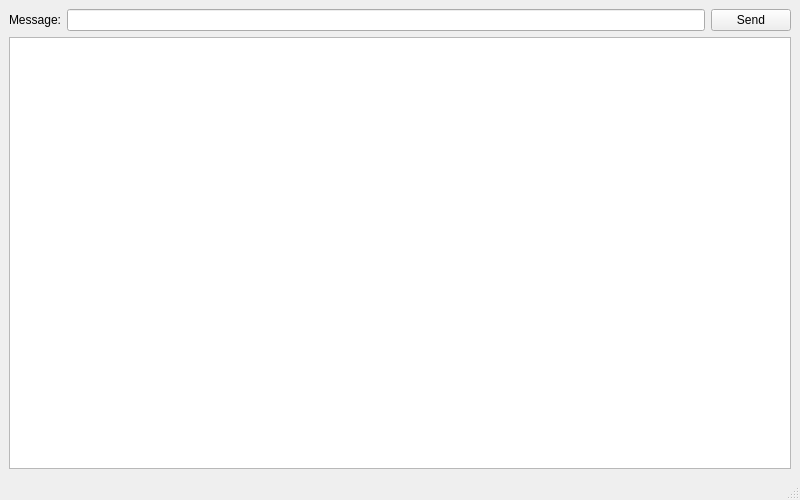
<?xml version="1.0" encoding="UTF-8"?>
<ui version="4.0">
 <class>MainWindow</class>
 <widget class="QMainWindow" name="MainWindow">
  <property name="geometry">
   <rect>
    <x>0</x>
    <y>0</y>
    <width>800</width>
    <height>500</height>
   </rect>
  </property>
  <property name="windowTitle">
   <string>Chat - Client</string>
  </property>
  <widget class="QWidget" name="centralwidget">
   <layout class="QVBoxLayout" name="verticalLayout_2">
    <item>
     <layout class="QHBoxLayout" name="horizontalLayout">
      <item>
       <widget class="QLabel" name="label">
        <property name="text">
         <string>Message:</string>
        </property>
       </widget>
      </item>
      <item>
       <widget class="QLineEdit" name="msgbox"/>
      </item>
      <item>
       <widget class="QPushButton" name="bsend">
        <property name="text">
         <string>Send</string>
        </property>
       </widget>
      </item>
     </layout>
    </item>
    <item>
     <widget class="QTextBrowser" name="chat"/>
    </item>
   </layout>
  </widget>
  <widget class="QMenuBar" name="menubar">
   <property name="geometry">
    <rect>
     <x>0</x>
     <y>0</y>
     <width>800</width>
     <height>30</height>
    </rect>
   </property>
  </widget>
  <widget class="QStatusBar" name="statusbar"/>
 </widget>
 <tabstops>
  <tabstop>bsend</tabstop>
  <tabstop>msgbox</tabstop>
  <tabstop>chat</tabstop>
 </tabstops>
 <resources/>
 <connections/>
</ui>
